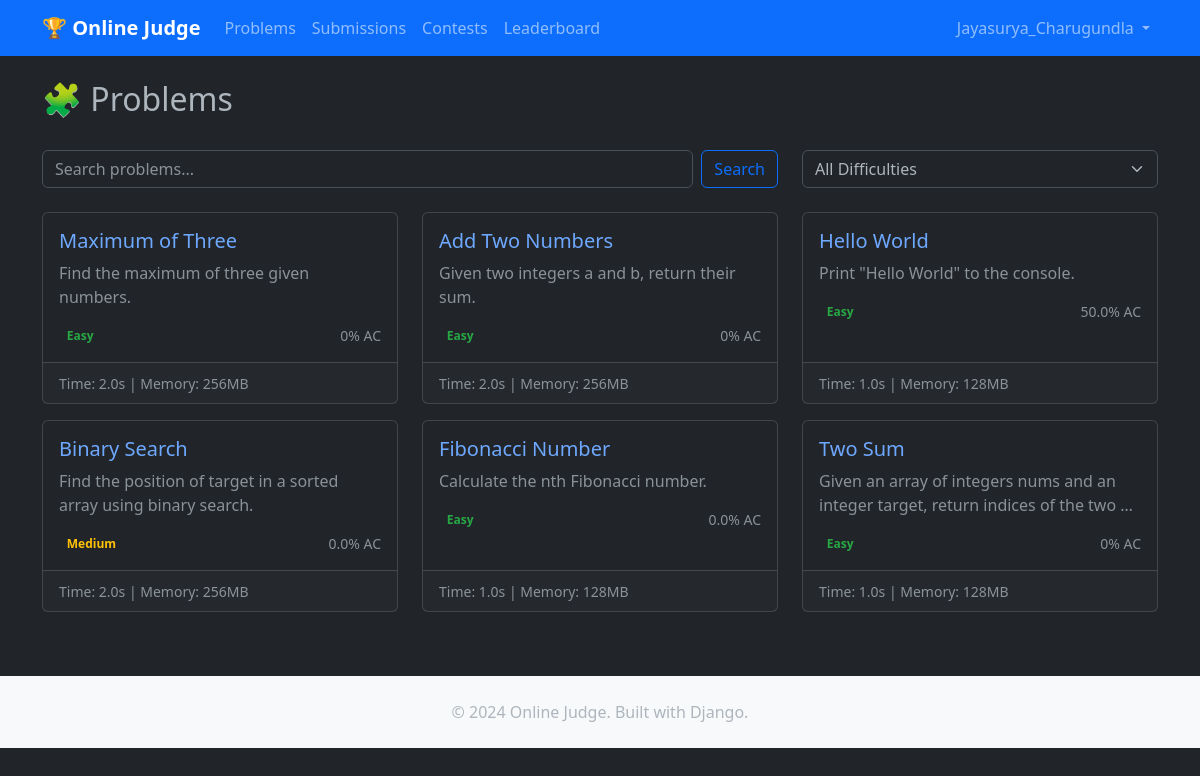
Screenshot of /problems/ (signed in) with the database file from the repository.
### problems/models.py (models this page shows, shortened)
class Problem(models.Model):
    DIFFICULTY_CHOICES = [
        ('easy', 'Easy'),
        ('medium', 'Medium'),
        ('hard', 'Hard'),
    ]
    title = models.CharField(max_length=200)
    description = models.TextField()
    input_format = models.TextField(default='Input description not provided')
    output_format = models.TextField(default='Output description not provided')
    constraints = models.TextField(default='No constraints specified')
    sample_input = models.TextField(default='No sample input')
    sample_output = models.TextField(default='No sample output')
    difficulty = models.CharField(max_length=10, choices=DIFFICULTY_CHOICES, default='easy')
    time_limit = models.FloatField(default=2.0)
    memory_limit = models.IntegerField(default=256)  # MB
    created_by = models.ForeignKey(User, on_delete=models.CASCADE, null=True, blank=True)
    created_at = models.DateTimeField(auto_now_add=True, null=True)
    is_active = models.BooleanField(default=True)
    class Meta:
        ordering = ['-created_at']
    def get_acceptance_rate(self):
        total = self.submission_set.count()
        if total == 0:
            return 0
        accepted = self.submission_set.filter(status='AC').count()
        return round((accepted / total) * 100, 1)

### problems/views.py (the view)
# urls.py: path('', ProblemListView.as_view(), name="problem_list"),
class ProblemListView(LoginRequiredMixin, ListView):
    model = Problem
    template_name = "problems/problem_list.html"
    context_object_name = 'problems'
    paginate_by = 10
    def get_queryset(self):
        queryset = Problem.objects.filter(is_active=True)
        search = self.request.GET.get('search')
        difficulty = self.request.GET.get('difficulty')
        if search:
            queryset = queryset.filter(
                Q(title__icontains=search) | Q(description__icontains=search)
            )
        if difficulty:
            queryset = queryset.filter(difficulty=difficulty)
        return queryset
    def get_context_data(self, **kwargs):
        context = super().get_context_data(**kwargs)
        context['difficulties'] = Problem.DIFFICULTY_CHOICES
        context['search'] = self.request.GET.get('search', '')
        context['selected_difficulty'] = self.request.GET.get('difficulty', '')
        return context

### problems/templates/problems/problem_list.html (shortened to what this page needs)
{% extends "base.html" %}
{% block content %}
<div class="d-flex justify-content-between align-items-center mb-4">
  <h2>🧩 Problems</h2>
</div>
<div class="row mb-4">
  <div class="col-md-8">
    <form method="get" class="d-flex">
      <input type="text" name="search" class="form-control me-2" placeholder="Search problems..." value="{{ search }}">
      <button type="submit" class="btn btn-outline-primary">Search</button>
    </form>
  </div>
  <div class="col-md-4">
    <form method="get">
      <select name="difficulty" class="form-select" onchange="this.form.submit()">
        <option value="">All Difficulties</option>
      </select>
    </form>
  </div>
</div>
<div class="row">
  {% for problem in problems %}
    <div class="col-md-6 col-lg-4 mb-3">
      <div class="card h-100">
        <div class="card-body">
          <h5 class="card-title">
            <a href="{% url 'problem_detail' problem.pk %}" class="text-decoration-none">
              {{ problem.title }}
            </a>
          </h5>
          <p class="card-text text-muted">{{ problem.description|truncatewords:15 }}</p>
          <div class="d-flex justify-content-between align-items-center">
            <span class="badge bg-{{ problem.difficulty }} difficulty-{{ problem.difficulty }}">
              {{ problem.get_difficulty_display }}
            </span>
            <small class="text-muted">
              {{ problem.get_acceptance_rate }}% AC
            </small>
          </div>
        </div>
        <div class="card-footer">
          <small class="text-muted">
            Time: {{ problem.time_limit }}s | Memory: {{ problem.memory_limit }}MB
          </small>
        </div>
      </div>
    </div>
  {% endfor %}
</div>
{% endblock %}

### templates/base.html (shortened to what this page needs)
<!DOCTYPE html>
<html lang="en" data-bs-theme="{% if user.is_authenticated and user.userprofile.theme == 'dark' %}dark{% else %}light{% endif %}">
<head>
  <link href="https://cdn.jsdelivr.net/npm/bootstrap@5.3.0/dist/css/bootstrap.min.css" rel="stylesheet">
  <link href="https://cdnjs.cloudflare.com/ajax/libs/prism/1.24.1/themes/prism.min.css" rel="stylesheet">
</head>
<body>
  <nav class="navbar navbar-expand-lg navbar-dark bg-primary">
    <div class="container">
      <a class="navbar-brand fw-bold" href="{% url 'home' %}">🏆 Online Judge</a>
      <div class="collapse navbar-collapse" id="navbarNav">
        <ul class="navbar-nav me-auto">
          <li class="nav-item">
            <a class="nav-link" href="{% url 'problem_list' %}">Problems</a>
          </li>
          <li class="nav-item">
            <a class="nav-link" href="{% url 'submission_list' %}">Submissions</a>
          </li>
          <li class="nav-item">
            <a class="nav-link" href="{% url 'contest_list' %}">Contests</a>
          </li>
          <li class="nav-item">
            <a class="nav-link" href="{% url 'leaderboard' %}">Leaderboard</a>
          </li>
        </ul>
        <ul class="navbar-nav">
          {% if user.is_authenticated %}
            <li class="nav-item dropdown">
              <a class="nav-link dropdown-toggle" href="#" role="button" data-bs-toggle="dropdown">
                {{ user.username }}
              </a>
            </li>
          {% endif %}
        </ul>
      </div>
    </div>
  </nav>
  <main class="container mt-4">
    {% block content %}{% endblock %}
  </main>
  <footer class="bg-light mt-5 py-4">
    <div class="container text-center">
      <p class="mb-0">&copy; 2024 Online Judge. Built with Django.</p>
    </div>
  </footer>
</body>
</html>

### templates/base.html (style rules this page uses)
.difficulty-easy { color: #28a745; }
.difficulty-medium { color: #ffc107; }

### rows the page displays
Problem: title "Maximum of Three", description "Find the maximum of three given numbers.", difficulty "Easy", get_acceptance_rate "0", time_limit "2.0", memory_limit "256"
Problem: title "Add Two Numbers", description "Given two integers a and b, return their sum.", difficulty "Easy", get_acceptance_rate "0", time_limit "2.0", memory_limit "256"
Problem: title "Hello World", description "Print \"Hello World\" to the console.", difficulty "Easy", get_acceptance_rate "50.0", time_limit "1.0", memory_limit "128"
Problem: title "Binary Search", description "Find the position of target in a sorted array using binary search.", difficulty "Medium", get_acceptance_rate "0.0", time_limit "2.0", memory_limit "256"
Problem: title "Fibonacci Number", description "Calculate the nth Fibonacci number.", difficulty "Easy", get_acceptance_rate "0.0", time_limit "1.0", memory_limit "128"
Problem: title "Two Sum", description "Given an array of integers nums and an integer target, return indices of the two …", difficulty "Easy", get_acceptance_rate "0", time_limit "1.0", memory_limit "128"

### other values shown
{{ user.username }} "Jayasurya_Charugundla"
